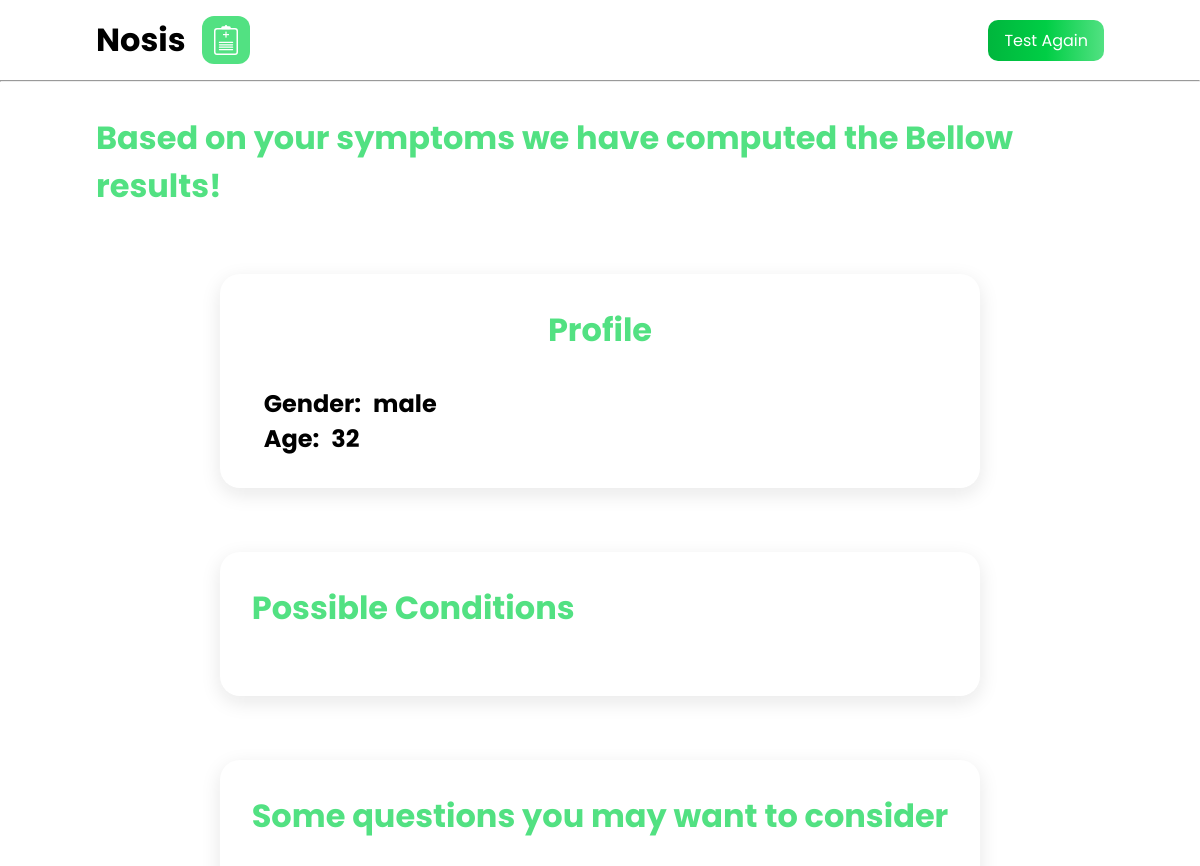
The page /apiSymp/ on the database as committed earlier.
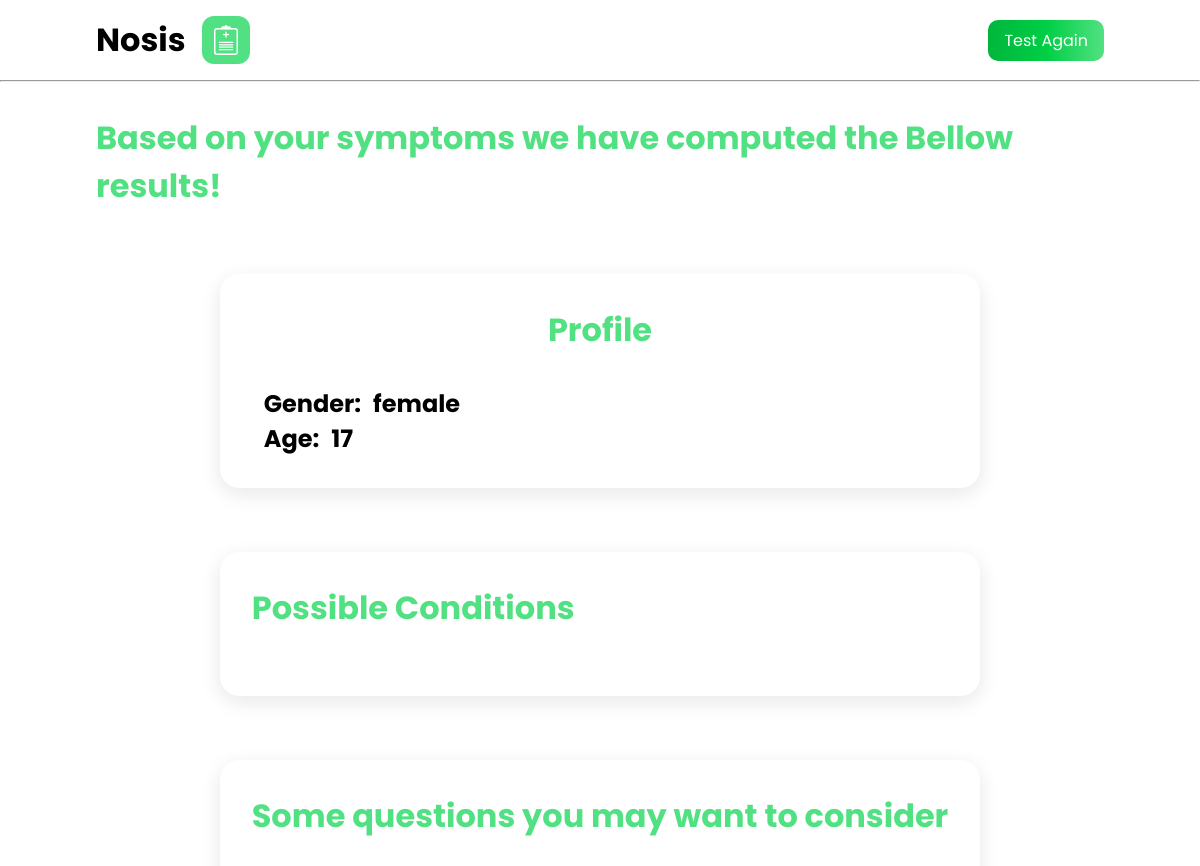
The same page on the database as committed later.
### nosisApp/models.py (models this page shows)
class User_data(models.Model):
    sex = models.TextField(null=False)
    age = models.IntegerField(null=False)
    symptoms = models.TextField(null=False, default='None')

### nosisApp/views.py (the view)
# urls.py: path('apiSymp/', views.apiSymp),
def apiSymp(request):
    Info = User_data.objects.order_by('id').reverse()[0]
    sex = str(Info.sex).lower()
    api = infermedica_api.APIv3Connector(app_id='71c2aef2', app_key='3d15b5418db93ab2e687c159a6dffa37')
    symptoms = str(Info.symptoms).split(',')
    evidence = [
    ]
    for i in symptoms:
        evidence.append({"id": i, "choice_id": "present"})
    response = api.diagnosis(evidence=evidence, sex=sex, age=str(Info.age))
    question = response['question']['text']
    conditions = {}
    for i in response['conditions']:
        conditions[i['common_name']] = int(i['probability']*100)
    context = {
        'Info': Info,
        'sex': sex,
        'question': question,
        'conditions': conditions,
    }
    return render(request, 'nosisApp/productSymp.html', context)

### nosisApp/templates/nosisApp/productSymp.html (shortened to what this page needs)
{% load static %}
<!DOCTYPE html>
<html lang="en">
<head>
    <link rel="stylesheet" href="{% static '/CSS/results.css' %}">
</head>
<body>
    <section>
        <div class='container'>
            <nav class="navbar">
                <div class='brand-div'>
                    <a href='/' class='name'>Nosis</a>
                    <img class='logo' src="/static/Images/Logo.svg" alt="">
                </div>
                <a class='link' href="/">Test Again</a>
            </nav>
        </div>
    </section>
    <hr>
    <section class='results-sec'>
        <div class="container">
            <div class='results'>
                <h1>Based on your symptoms we have computed the Bellow results!</h1>
                <div class='profile-cards'>
                    <div class='profile'>
                        <h1>Profile</h1>
                        <div>
                            <h2>Gender: </h1>
                            <h2>{{sex}}</h2>
                        </div>
                        <div>
                            <h2>Age: </h2>
                            <h2>{{Info.age}}</h2>
                        </div>
                    </div>
                    <div class="conditions">
                        <h1>Possible Conditions</h1>
                    </div>
                    <div class="questions">
                        <h1>Some questions you may want to consider</h1>
                    </div>
                </div>
            </div>
        </div>
    </section>
</body>
</html>

Rows that differ between the two databases and show on the page:
no longer on this page (row unchanged): User_data: sex "male", age "32"
added User_data: sex "female", age "17"
